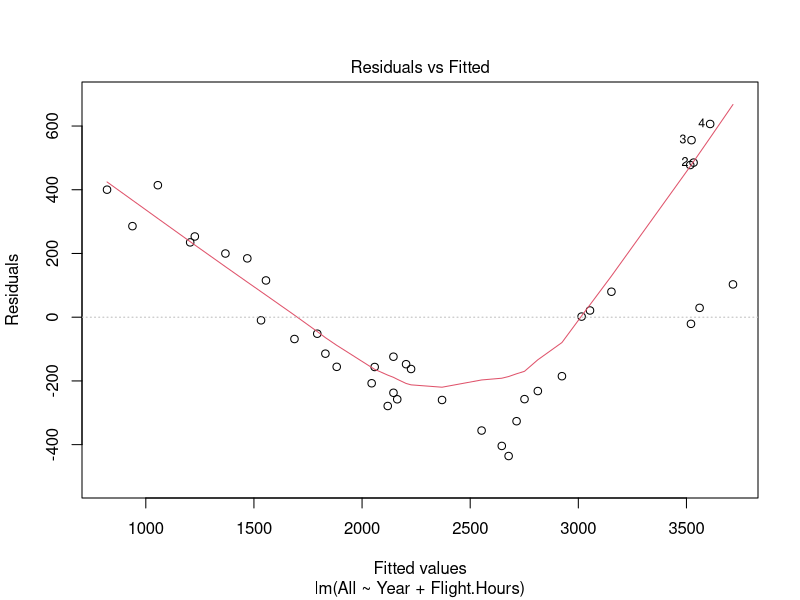
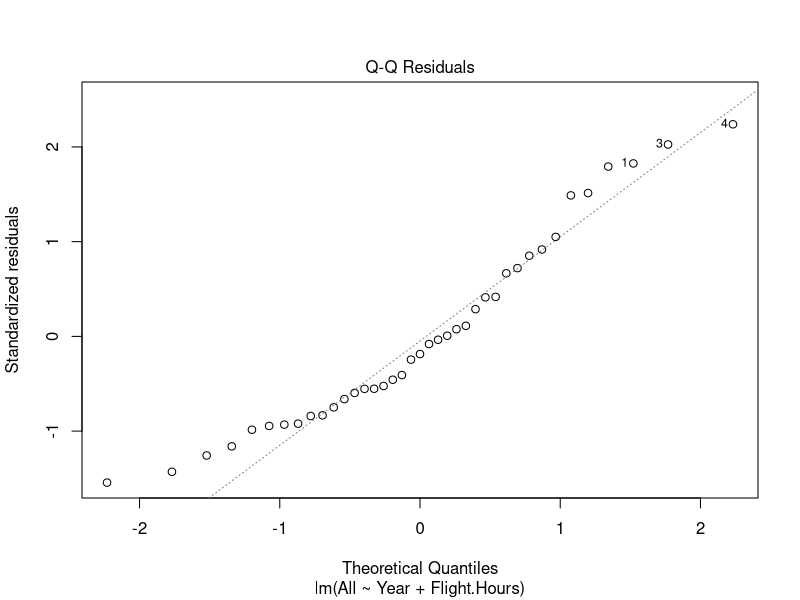
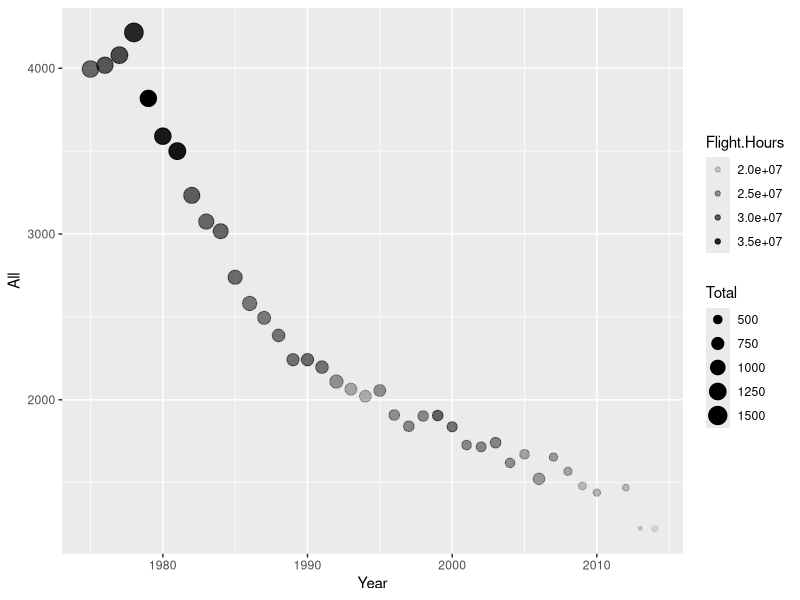
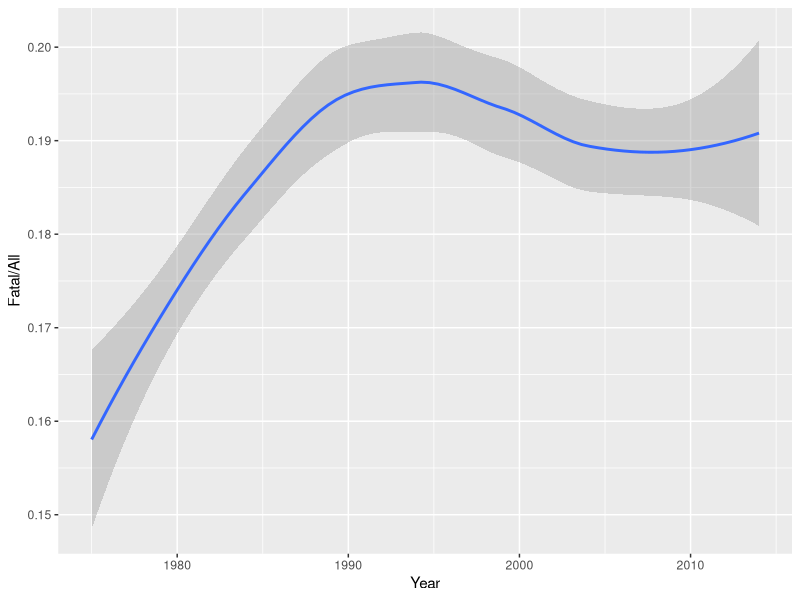
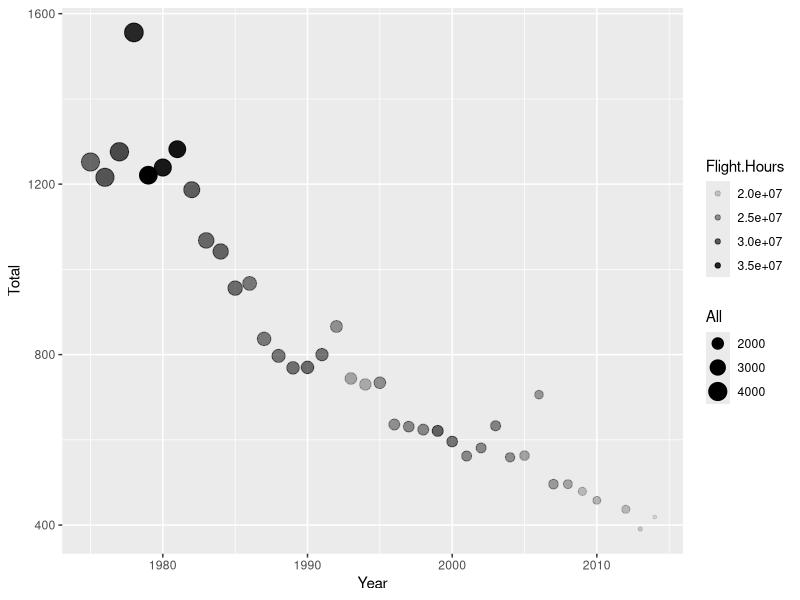

Write the R code that produced these figures, in order.
## ---- chunk 1
knitr::opts_chunk$set(echo = TRUE)
if (!require(tidyverse)) {
  install.packages("tidyverse", repos = "https://cloud.r-project.org/")
  if (!require(tidyverse)) {
    stop("Could not install required package")
  }
}
## ---- chunk 2
dataGov <- read_csv("aviation_accidents-2014.csv")
# dataGov = dput(dataGov)
summary(dataGov)
head(dataGov)
hoursLm = lm(All ~ Year + Flight.Hours, data = dataGov)
summary(hoursLm)
plot(hoursLm, which = 1:2)

## ---- chunk 3
ggplot(data = dataGov) + 
  geom_point(mapping = aes(x = Year, y = All, size = Total, alpha = Flight.Hours))
## ---- chunk 4
ggplot(data = dataGov) + 
  geom_smooth(mapping = aes(x = Year, y = Fatal/All, size = Total, alpha = Flight.Hours))
## ---- chunk 5
ggplot(data = dataGov) + 
  geom_point(mapping = aes(x = Year, y = Total, size = All, alpha = Flight.Hours))
